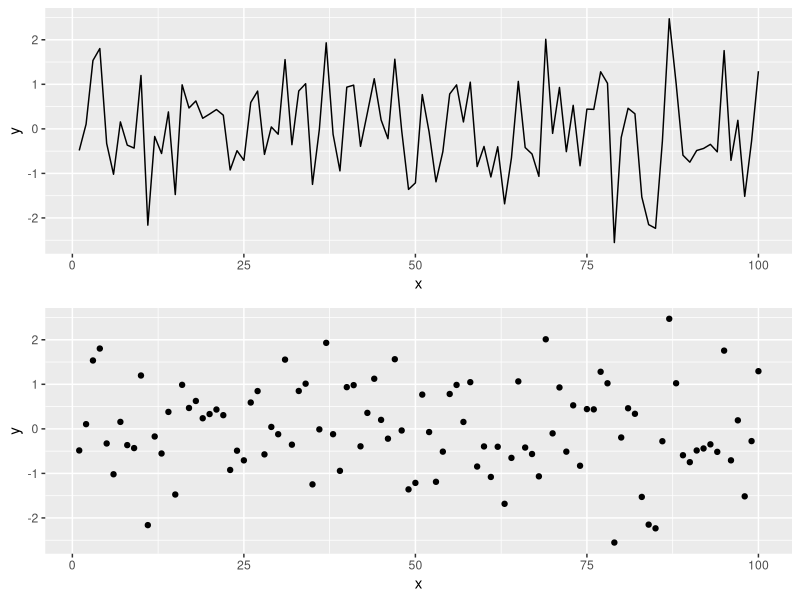

This figure's R source:
## ---- chunk 1
knitr::opts_chunk$set(echo = TRUE, fig.width = 8, fig.height = 8, fig.alig = "center")
## ---- chunk 2
library(tidyverse)
library(gridExtra)
## ---- chunk 3
# Simulating data according to a normal distribution
x <- seq(1:100)
y <- rnorm(100) # Generating data form a normal distribution with mean 0 and variance 1
data <- data.frame(x = x, y = y ) # Creating a data frame
p1 = ggplot(data, aes(x= x, y = y)) +
geom_line()
p2 = ggplot(data, aes(x= x, y = y)) +
geom_point()
grid.arrange(p1, p2)
